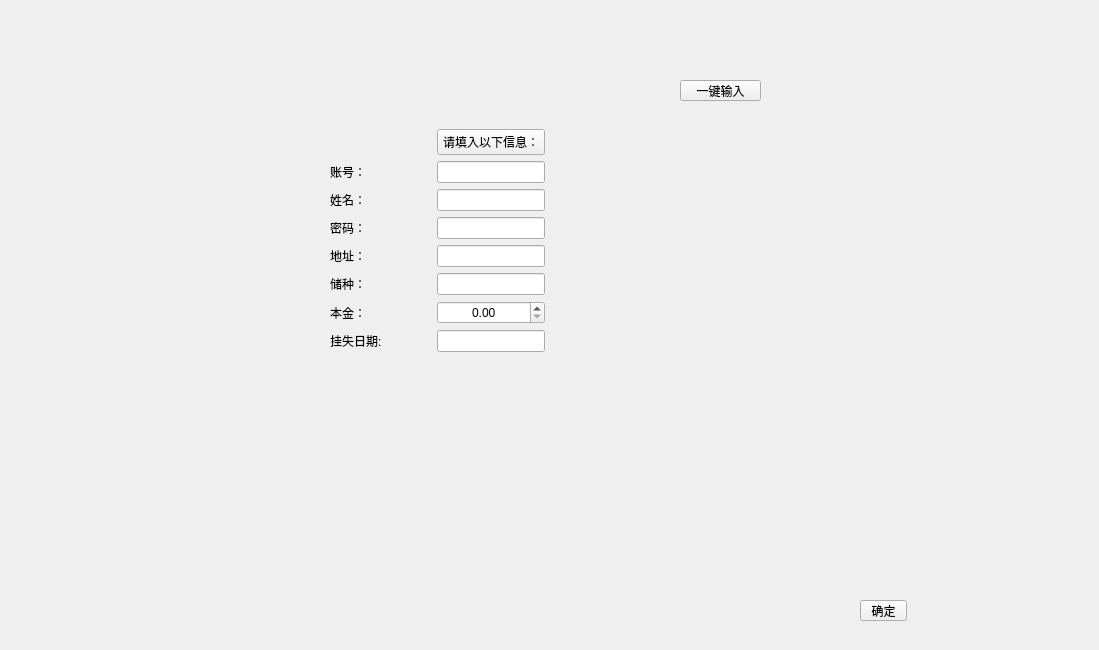
<?xml version="1.0" encoding="UTF-8"?>
<ui version="4.0">
 <class>DialogLostHandler</class>
 <widget class="QDialog" name="DialogLostHandler">
  <property name="geometry">
   <rect>
    <x>0</x>
    <y>0</y>
    <width>1099</width>
    <height>650</height>
   </rect>
  </property>
  <property name="windowTitle">
   <string>Dialog</string>
  </property>
  <widget class="QToolButton" name="okButton">
   <property name="geometry">
    <rect>
     <x>860</x>
     <y>600</y>
     <width>47</width>
     <height>21</height>
    </rect>
   </property>
   <property name="text">
    <string>确定</string>
   </property>
  </widget>
  <widget class="QWidget" name="widget" native="true">
   <property name="geometry">
    <rect>
     <x>330</x>
     <y>70</y>
     <width>315</width>
     <height>340</height>
    </rect>
   </property>
   <layout class="QGridLayout" name="gridLayout">
    <item row="0" column="1">
     <spacer name="verticalSpacer">
      <property name="orientation">
       <enum>Qt::Vertical</enum>
      </property>
      <property name="sizeHint" stdset="0">
       <size>
        <width>20</width>
        <height>40</height>
       </size>
      </property>
     </spacer>
    </item>
    <item row="1" column="0">
     <spacer name="horizontalSpacer">
      <property name="orientation">
       <enum>Qt::Horizontal</enum>
      </property>
      <property name="sizeHint" stdset="0">
       <size>
        <width>40</width>
        <height>20</height>
       </size>
      </property>
     </spacer>
    </item>
    <item row="1" column="1">
     <widget class="QPushButton" name="pushButton">
      <property name="focusPolicy">
       <enum>Qt::NoFocus</enum>
      </property>
      <property name="text">
       <string>请填入以下信息：</string>
      </property>
     </widget>
    </item>
    <item row="1" column="2">
     <spacer name="horizontalSpacer_2">
      <property name="orientation">
       <enum>Qt::Horizontal</enum>
      </property>
      <property name="sizeHint" stdset="0">
       <size>
        <width>40</width>
        <height>20</height>
       </size>
      </property>
     </spacer>
    </item>
    <item row="2" column="0">
     <widget class="QLabel" name="label_6">
      <property name="text">
       <string>账号：</string>
      </property>
     </widget>
    </item>
    <item row="2" column="1">
     <widget class="QLineEdit" name="lineAccount">
      <property name="focusPolicy">
       <enum>Qt::WheelFocus</enum>
      </property>
      <property name="alignment">
       <set>Qt::AlignCenter</set>
      </property>
     </widget>
    </item>
    <item row="3" column="0">
     <widget class="QLabel" name="label">
      <property name="text">
       <string>姓名：</string>
      </property>
     </widget>
    </item>
    <item row="3" column="1">
     <widget class="QLineEdit" name="lineName">
      <property name="focusPolicy">
       <enum>Qt::StrongFocus</enum>
      </property>
      <property name="alignment">
       <set>Qt::AlignCenter</set>
      </property>
     </widget>
    </item>
    <item row="4" column="0">
     <widget class="QLabel" name="label_4">
      <property name="text">
       <string>密码：</string>
      </property>
     </widget>
    </item>
    <item row="4" column="1">
     <widget class="QLineEdit" name="linePassword">
      <property name="focusPolicy">
       <enum>Qt::StrongFocus</enum>
      </property>
      <property name="echoMode">
       <enum>QLineEdit::PasswordEchoOnEdit</enum>
      </property>
      <property name="alignment">
       <set>Qt::AlignCenter</set>
      </property>
     </widget>
    </item>
    <item row="5" column="0">
     <widget class="QLabel" name="label_5">
      <property name="text">
       <string>地址：</string>
      </property>
     </widget>
    </item>
    <item row="5" column="1">
     <widget class="QLineEdit" name="lineAddress">
      <property name="alignment">
       <set>Qt::AlignCenter</set>
      </property>
     </widget>
    </item>
    <item row="6" column="0">
     <widget class="QLabel" name="label_3">
      <property name="text">
       <string>储种：</string>
      </property>
     </widget>
    </item>
    <item row="6" column="1">
     <widget class="QLineEdit" name="lineType">
      <property name="focusPolicy">
       <enum>Qt::StrongFocus</enum>
      </property>
      <property name="alignment">
       <set>Qt::AlignCenter</set>
      </property>
     </widget>
    </item>
    <item row="7" column="0">
     <widget class="QLabel" name="label_2">
      <property name="text">
       <string>本金：</string>
      </property>
     </widget>
    </item>
    <item row="8" column="0">
     <widget class="QLabel" name="label_7">
      <property name="text">
       <string>挂失日期:</string>
      </property>
     </widget>
    </item>
    <item row="8" column="1">
     <widget class="QLineEdit" name="lineLost">
      <property name="focusPolicy">
       <enum>Qt::StrongFocus</enum>
      </property>
      <property name="alignment">
       <set>Qt::AlignCenter</set>
      </property>
     </widget>
    </item>
    <item row="9" column="1">
     <spacer name="verticalSpacer_2">
      <property name="orientation">
       <enum>Qt::Vertical</enum>
      </property>
      <property name="sizeHint" stdset="0">
       <size>
        <width>20</width>
        <height>40</height>
       </size>
      </property>
     </spacer>
    </item>
    <item row="7" column="1">
     <widget class="QDoubleSpinBox" name="lineCapital">
      <property name="contextMenuPolicy">
       <enum>Qt::DefaultContextMenu</enum>
      </property>
      <property name="alignment">
       <set>Qt::AlignCenter</set>
      </property>
      <property name="maximum">
       <double>1000000000.000000000000000</double>
      </property>
     </widget>
    </item>
   </layout>
   <zorder>lineAddress</zorder>
   <zorder>pushButton</zorder>
   <zorder>linePassword</zorder>
   <zorder>label_5</zorder>
   <zorder>label</zorder>
   <zorder>label_4</zorder>
   <zorder>label_6</zorder>
   <zorder>lineType</zorder>
   <zorder>label_3</zorder>
   <zorder>label_2</zorder>
   <zorder>lineAccount</zorder>
   <zorder>lineName</zorder>
   <zorder>lineLost</zorder>
   <zorder>label_7</zorder>
   <zorder>lineCapital</zorder>
  </widget>
  <widget class="QToolButton" name="easyButton">
   <property name="geometry">
    <rect>
     <x>680</x>
     <y>80</y>
     <width>81</width>
     <height>21</height>
    </rect>
   </property>
   <property name="text">
    <string>一键输入</string>
   </property>
  </widget>
 </widget>
 <resources/>
 <connections/>
</ui>
